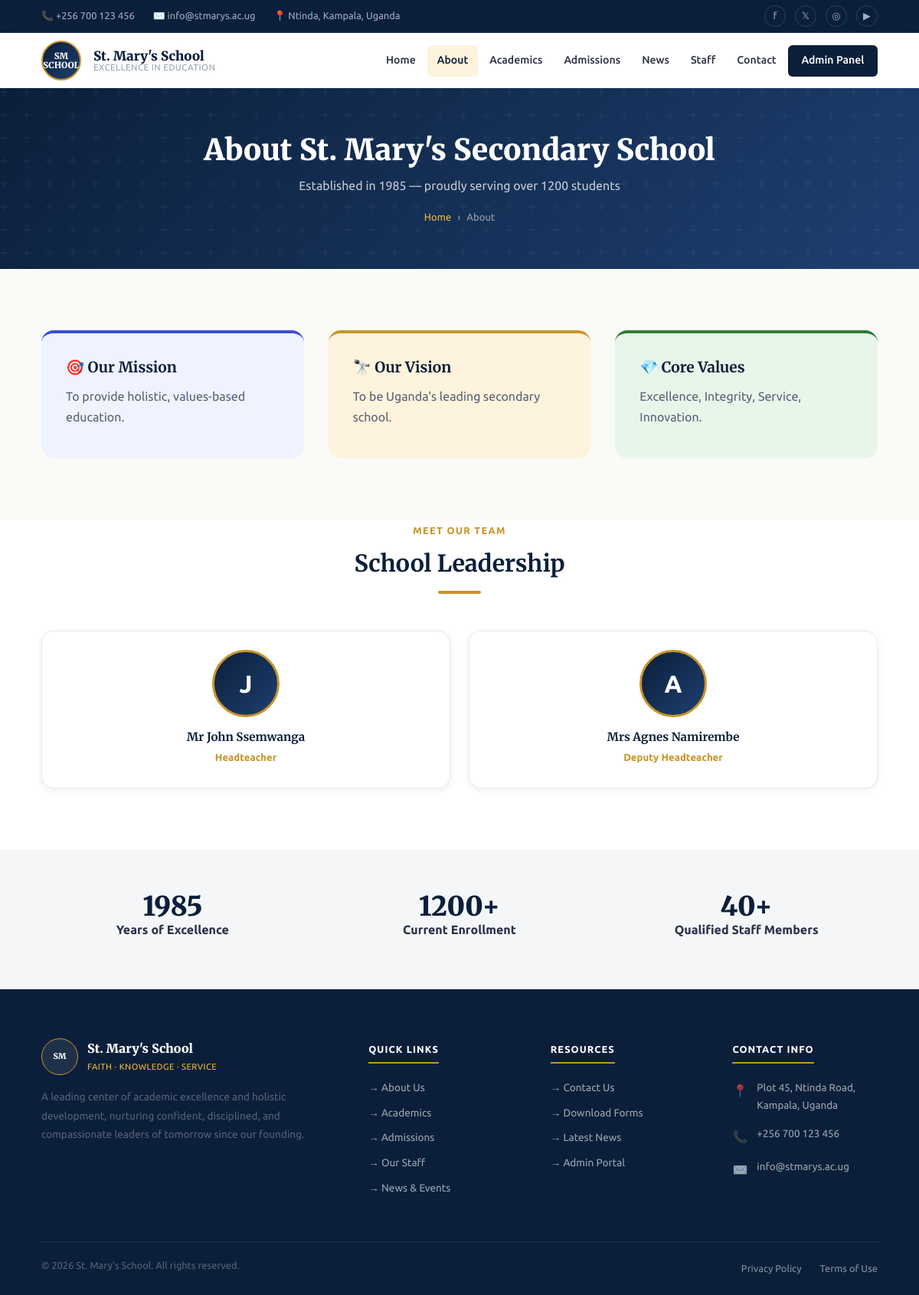
Page /about.php on the committed database.
### tables this page shows
CREATE TABLE IF NOT EXISTS school_info (
    id            INT UNSIGNED AUTO_INCREMENT PRIMARY KEY,
    setting_key   VARCHAR(100) NOT NULL UNIQUE,
    setting_value TEXT NOT NULL,
    description   VARCHAR(300),
    updated_by    INT UNSIGNED,
    updated_at    TIMESTAMP DEFAULT CURRENT_TIMESTAMP ON UPDATE CURRENT_TIMESTAMP,
    FOREIGN KEY (updated_by) REFERENCES admin_users(id) ON DELETE SET NULL
);

CREATE TABLE IF NOT EXISTS page_content (
    id         INT UNSIGNED AUTO_INCREMENT PRIMARY KEY,
    page       VARCHAR(60)  NOT NULL,
    section    VARCHAR(100) NOT NULL,
    content    LONGTEXT NOT NULL,
    updated_by INT UNSIGNED,
    updated_at TIMESTAMP DEFAULT CURRENT_TIMESTAMP ON UPDATE CURRENT_TIMESTAMP,
    UNIQUE KEY uq_page_section (page, section),
    FOREIGN KEY (updated_by) REFERENCES admin_users(id) ON DELETE SET NULL
);

### includes/functions.php (called while the page is built, shortened)
<?php
function getSetting($pdo, $key) {
    $stmt = $pdo->prepare('SELECT setting_value FROM school_info WHERE setting_key = ?');
    $stmt->execute([$key]);
    $row = $stmt->fetch();
    return $row ? $row['setting_value'] : null;
}
function getManagementStaff($pdo) {
    $stmt = $pdo->prepare(
        'SELECT * FROM vw_staff_directory WHERE is_management = 1 ORDER BY sort_order ASC'
    );
    $stmt->execute();
    return $stmt->fetchAll();
}
function getPageContent($pdo, $page, $section) {
    $stmt = $pdo->prepare(
        'SELECT content FROM page_content WHERE page = ? AND section = ?'
    );
    $stmt->execute([$page, $section]);
    $row = $stmt->fetch();
    return $row ? $row['content'] : '';
}
?>

### about.php (the view, shortened to what this page needs)
<?php
require_once 'config/database.php';
require_once 'includes/functions.php';
require_once 'includes/header.php';
$mission     = getPageContent($pdo, 'about', 'mission');
$vision      = getPageContent($pdo, 'about', 'vision');
$core_values = getPageContent($pdo, 'about', 'core_values');
$management  = getManagementStaff($pdo);
$school_name = getSetting($pdo, 'school_name');
$founded     = getSetting($pdo, 'founded_year');
$students    = getSetting($pdo, 'total_students');
?>
<section class="page-hero">
    <div class="container page-hero-content">
        <h1>About <?php echo htmlspecialchars($school_name ?: "St. Mary's School"); ?></h1>
        <p>Established in <?php echo htmlspecialchars($founded ?: '1985'); ?> &mdash; proudly serving over <?php echo htmlspecialchars($students ?: '1,200'); ?> students</p>
        <ul class="breadcrumb"><li><a href="<?php echo BASE_URL; ?>index.php">Home</a></li><li>About</li></ul>
    </div>
</section>
<main id="main-content">
    <section class="section">
        <div class="container">
            <div class="grid-3">
                <div class="mission-card blue">
                    <h2>🎯 Our Mission</h2>
                    <p><?php echo htmlspecialchars($mission ?: "To provide holistic, quality education that empowers students to achieve academic excellence and become responsible, principled citizens."); ?></p>
                </div>
                <div class="mission-card gold">
                    <h2>🔭 Our Vision</h2>
                    <p><?php echo htmlspecialchars($vision ?: "To be a leading institution recognized for nurturing confident, innovative, and compassionate leaders of tomorrow."); ?></p>
                </div>
                <div class="mission-card green">
                    <h2>💎 Core Values</h2>
                    <p><?php echo htmlspecialchars($core_values ?: "Integrity, Excellence, Respect, Discipline, and Service to community and country."); ?></p>
                </div>
            </div>
        </div>
    </section>
    <section class="section" style="background:var(--white); padding-top:0;">
        <div class="container">
            <div class="section-header center">
                <span class="section-label">Meet Our Team</span>
                <h2>School Leadership</h2>
                <div class="divider" style="margin-left:auto;margin-right:auto;"></div>
            </div>
            <?php if ($management): ?>
                <div class="grid-4">
                    <?php foreach ($management as $member): ?>
                    <div class="leadership-card">
                        <div class="leadership-avatar"><?php echo strtoupper(substr($member['first_name'], 0, 1)); ?></div>
                        <h3><?php echo htmlspecialchars($member['full_name']); ?></h3>
                        <p class="role"><?php echo htmlspecialchars($member['role']); ?></p>
                    </div>
                    <?php endforeach; ?>
                </div>
            <?php else: ?>
                <p style="text-align:center;color:var(--gray-400);">No leadership profiles available yet.</p>
            <?php endif; ?>
        </div>
    </section>
    <section style="background:var(--gray-100); padding:3.5rem 0;">
        <div class="container">
            <div class="grid-3" style="text-align:center;">
                <div>
                    <div class="stat-number" style="color:var(--navy);"><?php echo htmlspecialchars($founded ?: '1985'); ?></div>
                    <p style="font-weight:700;color:var(--gray-800);">Years of Excellence</p>
                </div>
                <div>
                    <div class="stat-number" style="color:var(--navy);"><?php echo htmlspecialchars($students ?: '1200'); ?>+</div>
                    <p style="font-weight:700;color:var(--gray-800);">Current Enrollment</p>
                </div>
                <div>
                    <div class="stat-number" style="color:var(--navy);">40+</div>
                    <p style="font-weight:700;color:var(--gray-800);">Qualified Staff Members</p>
                </div>
            </div>
        </div>
    </section>
</main>
<?php require_once 'includes/footer.php'; ?>

### assets/css/style.css (style rules this page uses)
:root { --navy: #0B1F3A; --navy-mid: #142d52; --navy-light:#1e3f70; --gold: #C8952A; --gold-light:#f0b93a; --gold-pale: #FEF3DC; --cream: #FAFAF7; --white: #FFFFFF; --gray-100: #F5F6F8; --gray-200: #E8EAF0; --gray-400: #9AA0B2; --gray-600: #5A6075; --gray-800: #2D3047; --green: #1B5E20; --red: #B71C1C; --shadow-sm: 0 2px 8px rgba(11,31,58,.08); --shadow-md: 0 4px 20px rgba(11,31,58,.12); --shadow-lg: 0 8px 40px rgba(11,31,58,.18); --radius: 8px; --radius-lg: 16px; --transition: all .25s ease; }
*, *::before, *::after { margin:0; padding:0; box-sizing:border-box; }
html { scroll-behavior: smooth; }
body { font-family: 'Ubuntu', sans-serif; background: var(--cream); color: var(--gray-800); line-height: 1.7; font-size: 1rem; }
a { color: var(--gold); text-decoration:none; transition: var(--transition); }
h1,h2,h3,h4 { font-family: 'Merriweather', serif; color: var(--navy); line-height: 1.3; }
h1 { font-size: clamp(1.8rem, 4vw, 2.6rem); font-weight:900; }
h2 { font-size: clamp(1.4rem, 3vw, 1.9rem); font-weight:700; }
h3 { font-size: 1.15rem; font-weight:700; }
p { color: var(--gray-600); margin-bottom: .5rem; }
.container { max-width: 1140px; margin: 0 auto; padding: 0 1.5rem; }
.section { padding: 5rem 0; }
.section-label { display: inline-block; font-size: .8rem; font-weight: 700; letter-spacing: .1em; text-transform: uppercase; color: var(--gold); margin-bottom: .75rem; }
.divider { width: 56px; height: 4px; background: var(--gold); border-radius: 2px; margin: 1rem 0 2rem; }
.grid-3 { display:grid; grid-template-columns:repeat(auto-fit,minmax(260px,1fr)); gap:2rem; }
.grid-4 { display:grid; grid-template-columns:repeat(auto-fit,minmax(220px,1fr)); gap:1.5rem; }
.page-hero { background: linear-gradient(135deg, var(--navy) 0%, var(--navy-light) 100%); padding: 3.5rem 0; position: relative; overflow: hidden; }
.page-hero::before { content: ''; position: absolute; inset: 0; }
.page-hero-content { position: relative; text-align: center; }
.page-hero h1 { color: var(--white); font-size: clamp(1.6rem, 4vw, 2.4rem); }
.page-hero p { color: rgba(255,255,255,.75); font-size: 1rem; margin-top: .5rem; }
.breadcrumb { display: flex; justify-content: center; gap: .5rem; margin-top: 1rem; font-size: .82rem; list-style: none; }
.breadcrumb li { color: rgba(255,255,255,.55); }
.breadcrumb li a { color: var(--gold-light); }
.breadcrumb li:not(:last-child)::after { content: '›'; margin-left: .5rem; }
.stat-number { display: block; font-family: 'Merriweather', serif; font-size: 2.2rem; font-weight: 900; color: var(--navy); line-height: 1; }
.section-header { margin-bottom: 3rem; }
.section-header.center { text-align:center; }
.section-header.center .divider { margin: 1rem auto 2rem; }
.mission-card { border-radius: var(--radius-lg); padding: 2rem; height: 100%; }
.mission-card.blue { background: #EFF3FF; border-top: 4px solid #3B4FD9; }
.mission-card.gold { background: var(--gold-pale); border-top: 4px solid var(--gold); }
.mission-card.green { background: #E8F5E9; border-top: 4px solid #2E7D32; }
.mission-card h2 { font-size:1.2rem; margin-bottom:.75rem; }
.leadership-card { background: var(--white); border-radius: var(--radius-lg); padding: 1.5rem; text-align: center; box-shadow: var(--shadow-sm); border: 1px solid var(--gray-200); transition: var(--transition); }
.leadership-avatar { width: 88px; height: 88px; border-radius: 50%; background: linear-gradient(135deg, var(--navy), var(--navy-light)); color: var(--white); font-size: 2rem; font-weight: 700; display: flex; align-items:center; justify-content:center; margin: 0 auto 1rem; border: 3px solid var(--gold); }
.leadership-card h3 { font-size:.95rem; }
.leadership-card .role { font-size:.82rem; color: var(--gold); font-weight:700; margin:.3rem 0; }

### rows in the picture
school_info: setting_value "St. Mary's Secondary School"
school_info: setting_value "1985"
school_info: setting_value "1200"
page_content: content "To provide holistic, values-based education."
page_content: content "To be Uganda's leading secondary school."
page_content: content "Excellence, Integrity, Service, Innovation."

### other values in the picture
substr($member['first_name'], 0, 1) "J"
$member['full_name'] "Mr John Ssemwanga"
$member['role'] "Headteacher"
substr($member['first_name'], 0, 1) "A"
$member['full_name'] "Mrs Agnes Namirembe"
$member['role'] "Deputy Headteacher"
